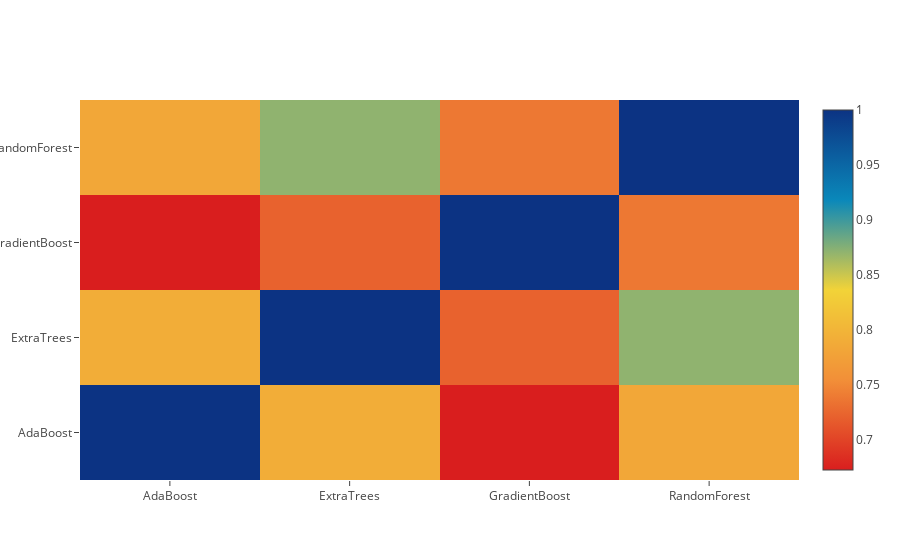

Notebook code for this chart:
### Markdown cell above
**Correlation Heatmap of the Second Level Training set**

### Code cell
data = [
    go.Heatmap(
        z= base_predictions_train.astype(float).corr().values ,
        x=base_predictions_train.columns.values,
        y= base_predictions_train.columns.values,
          colorscale='Portland',
            showscale=True,
            reversescale = True
    )
]
py.iplot(data, filename='labelled-heatmap')

### Figure 1 — Plotly figure (JSON) as saved in the notebook; plotly's stock layout.template omitted (floating-point values rounded to 4 significant figures)
{"data": [{"colorscale": "Portland", "reversescale": true, "showscale": true, "type": "heatmap", "x": ["AdaBoost", "ExtraTrees", "GradientBoost", "RandomForest"], "y": ["AdaBoost", "ExtraTrees", "GradientBoost", "RandomForest"], "z": [[1, 0.7904, 0.6722, 0.7832], [0.7904, 1, 0.7216, 0.8708], [0.6722, 0.7216, 1, 0.7374], [0.7832, 0.8708, 0.7374, 1]]}], "layout": {}}
